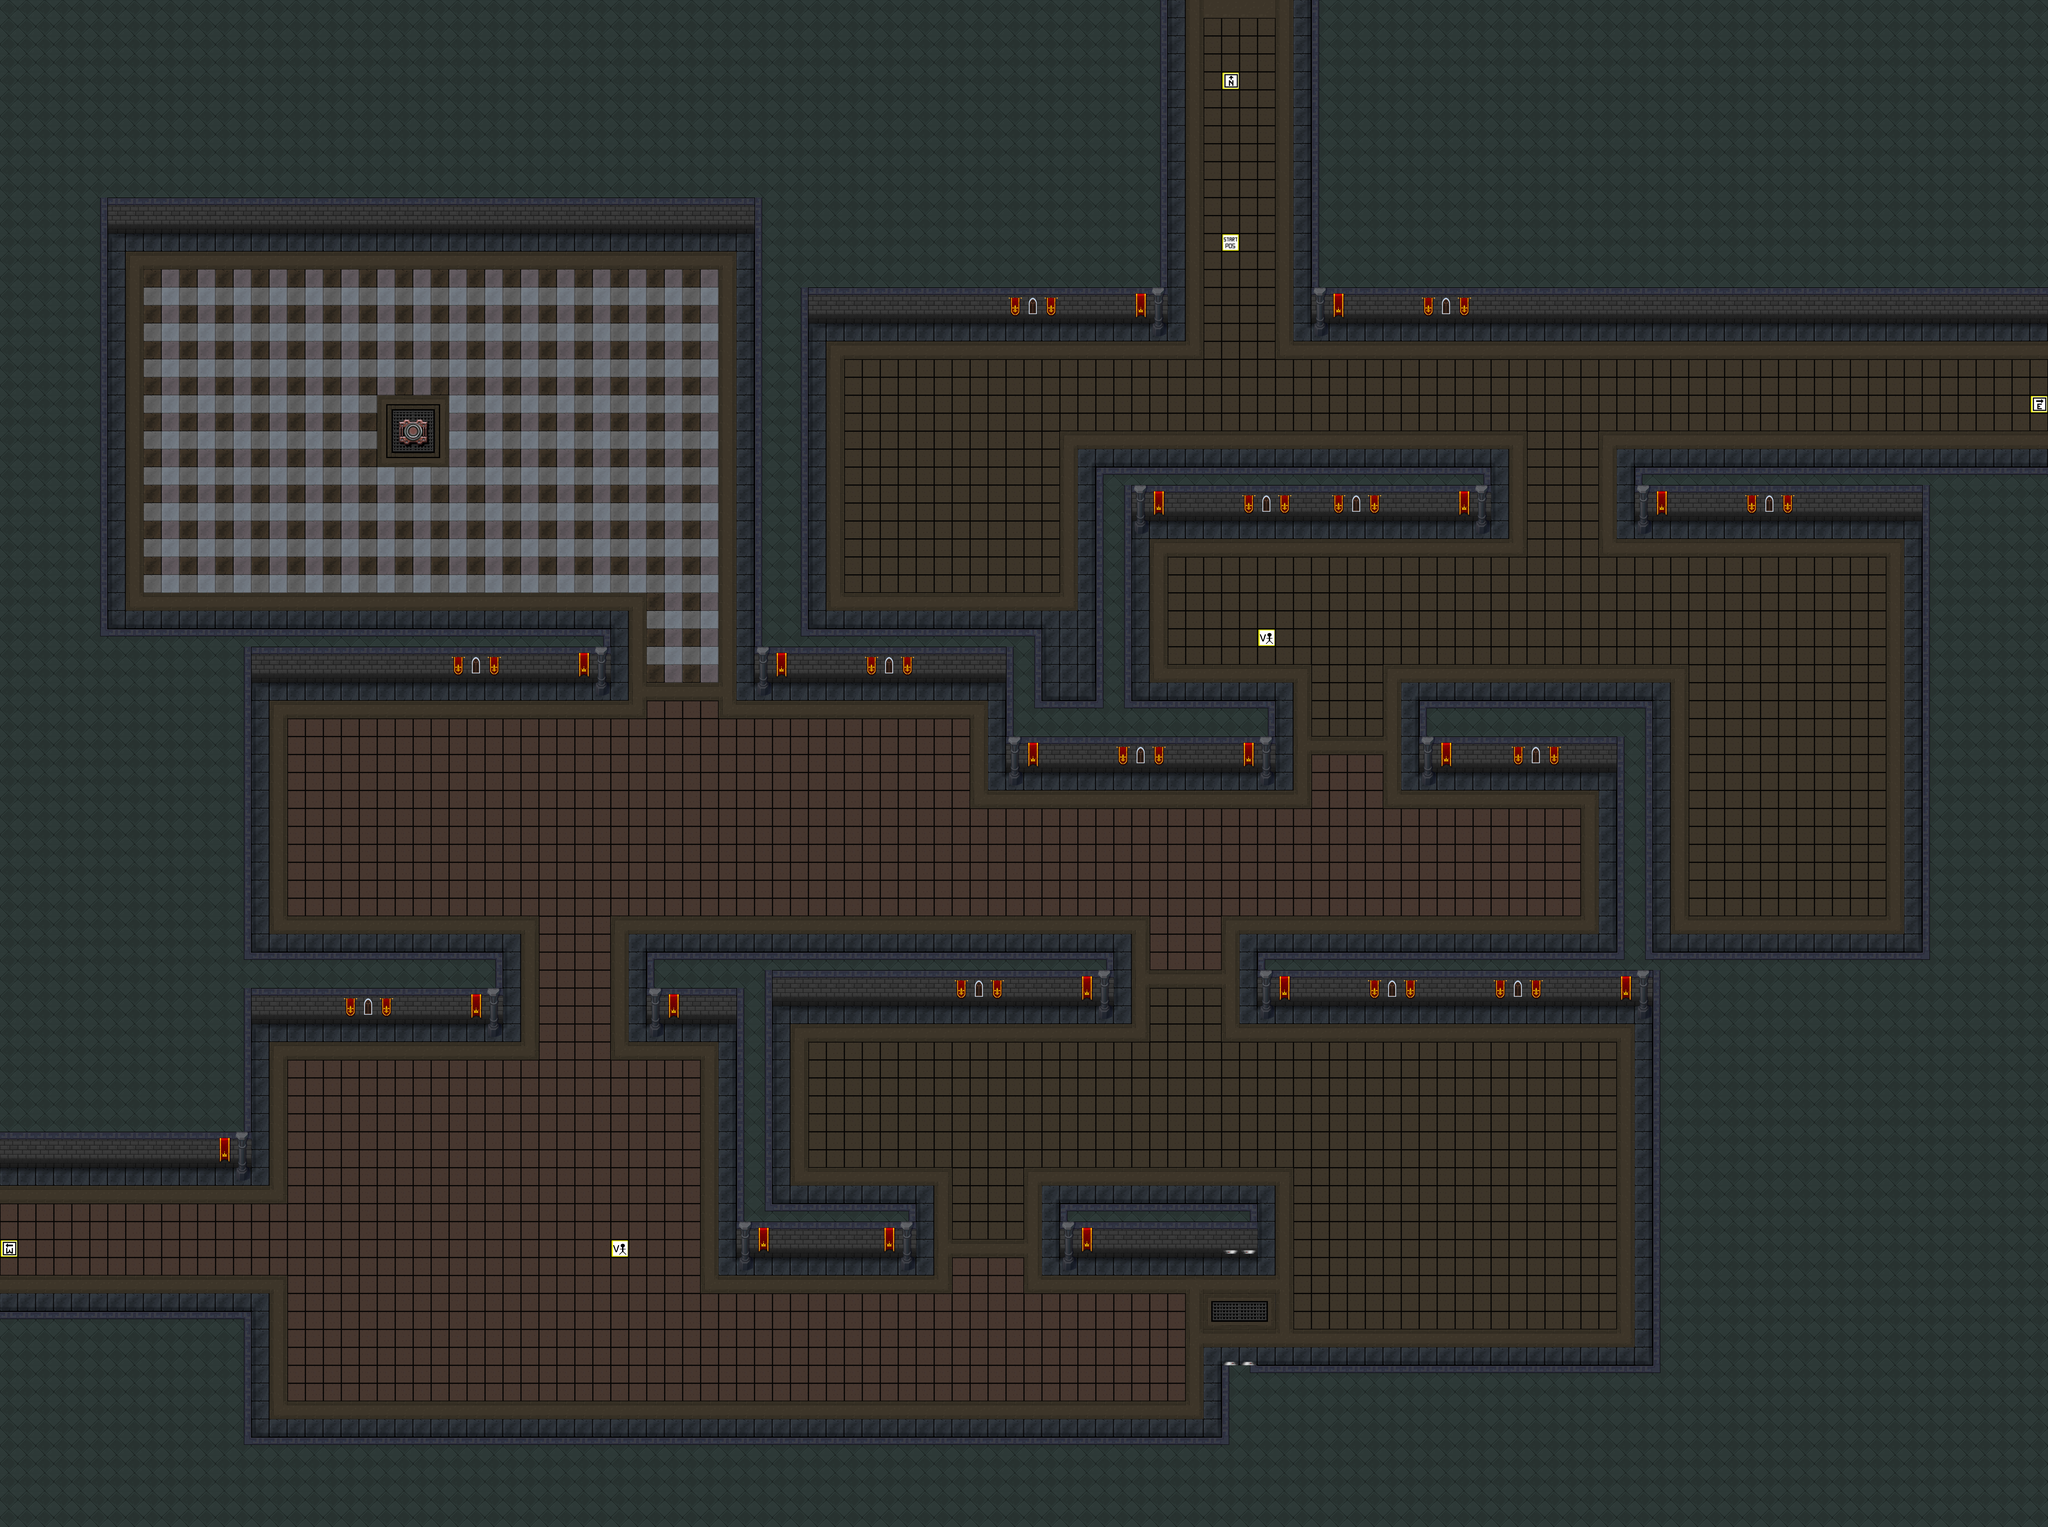

A 2D game scene composited from a Tiled map and its tileset images. What follows is a short description and the map's XML, with each tile layer's data collapsed to a summary:
An orthogonal 114x85 tile map with 64x64 px tiles, 3 tile layers (game tiles, extra game tiles, marker tiles), 2 tilesets and 29 objects (27x Collision, 2x Laser).

<map version="1.2" tiledversion="1.3.4" orientation="orthogonal" renderorder="left-up" compressionlevel="0" width="114" height="85" tilewidth="64" tileheight="64" infinite="0" nextlayerid="75" nextobjectid="971">
 <tileset firstgid="1" name="marker_tiles" tilewidth="64" tileheight="64" tilecount="100" columns="10">
  <image source="marker_tiles.png" width="640" height="640" />
 </tileset>
 <tileset firstgid="101" name="tileset2" tilewidth="64" tileheight="64" tilecount="616" columns="22">
  <image source="tileset2.png" width="1408" height="1792" />
 </tileset>
 <layer id="70" name="game tiles" width="114" height="85">
  <data>[9690 cells, 9690 non-empty, 55 distinct tile ids]</data>
 </layer>
 <layer id="73" name="extra game tiles" width="114" height="85">
  <data>[9690 cells, 181 non-empty, 15 distinct tile ids]</data>
 </layer>
 <layer id="69" name="marker tiles" width="114" height="85">
  <data>[9690 cells, 6 non-empty, 5 distinct tile ids]</data>
 </layer>
 <objectgroup color="#ffaa00" id="14" name="collision" visible="0">
  <object id="647" name="Wall" type="Collision" x="896" y="5120" width="3456" height="320" />
  <object id="650" name="Wall" type="Collision" x="0" y="2240" width="896" height="1920" />
  <object id="653" name="Wall" type="Collision" x="896" y="3392" width="896" height="256" />
  <object id="654" name="Wall" type="Collision" x="896" y="2240" width="1280" height="192" />
  <object id="655" name="Wall" type="Collision" x="0" y="832" width="384" height="1408" />
  <object id="656" name="Wall" type="Collision" x="0" y="0" width="2880" height="832" />
  <object id="657" name="Wall" type="Collision" x="2688" y="832" width="192" height="1600" />
  <object id="658" name="Wall" type="Collision" x="4672" y="0" width="2624" height="1152" />
  <object id="660" name="Wall" type="Collision" x="5824" y="1664" width="1472" height="192" />
  <object id="661" name="Wall" type="Collision" x="6848" y="1856" width="448" height="1536" />
  <object id="687" name="Wall" type="Collision" x="4352" y="4864" width="1536" height="576" />
  <object id="711" name="Wall" type="Collision" x="3904" y="1856" width="128" height="640" />
  <object id="712" name="Wall" type="Collision" x="5056" y="2496" width="832" height="256" />
  <object id="922" name="Wall" type="Collision" x="3904" y="1664" width="1408" height="192" />
  <object id="930" name="Wall" type="Collision" x="2624" y="3584" width="128" height="704" />
  <object id="931" name="Wall" type="Collision" x="2880" y="0" width="1280" height="1152" />
  <object id="932" name="Wall" type="Collision" x="0" y="4672" width="896" height="768" />
  <object id="936" name="Wall" type="Collision" x="4480" y="3392" width="1408" height="192" />
  <object id="945" name="Wall" type="Collision" x="5888" y="3392" width="1408" height="2048" />
  <object id="951" name="Wall" type="Collision" x="2624" y="4288" width="640" height="192" />
  <object id="952" name="Wall" type="Collision" x="3776" y="4288" width="704" height="192" />
  <object id="953" name="Wall" type="Collision" x="5760" y="2752" width="128" height="640" />
  <object id="960" name="Wall" type="Collision" x="2304" y="3392" width="320" height="256" />
  <object id="961" name="Wall" type="Collision" x="3712" y="2496" width="832" height="256" />
  <object id="962" name="Wall" type="Collision" x="2624" y="3392" width="1344" height="192" />
  <object id="965" name="Wall" type="Collision" x="2880" y="2240" width="704" height="192" />
  <object id="966" name="Wall" type="Collision" x="3584" y="2240" width="128" height="512" />
  <object id="967" name="Laser" gid="6" x="4352" y="4864" width="64" height="64">
   <properties>
    <property name="direction" value="vertical" />
    <property name="height" type="int" value="6" />
    <property name="width" type="int" value="1" />
   </properties>
  </object>
  <object id="968" name="Laser" gid="6" x="4416" y="4864" width="64" height="64">
   <properties>
    <property name="direction" value="vertical" />
    <property name="height" type="int" value="6" />
    <property name="width" type="int" value="1" />
   </properties>
  </object>
 </objectgroup>
</map>
